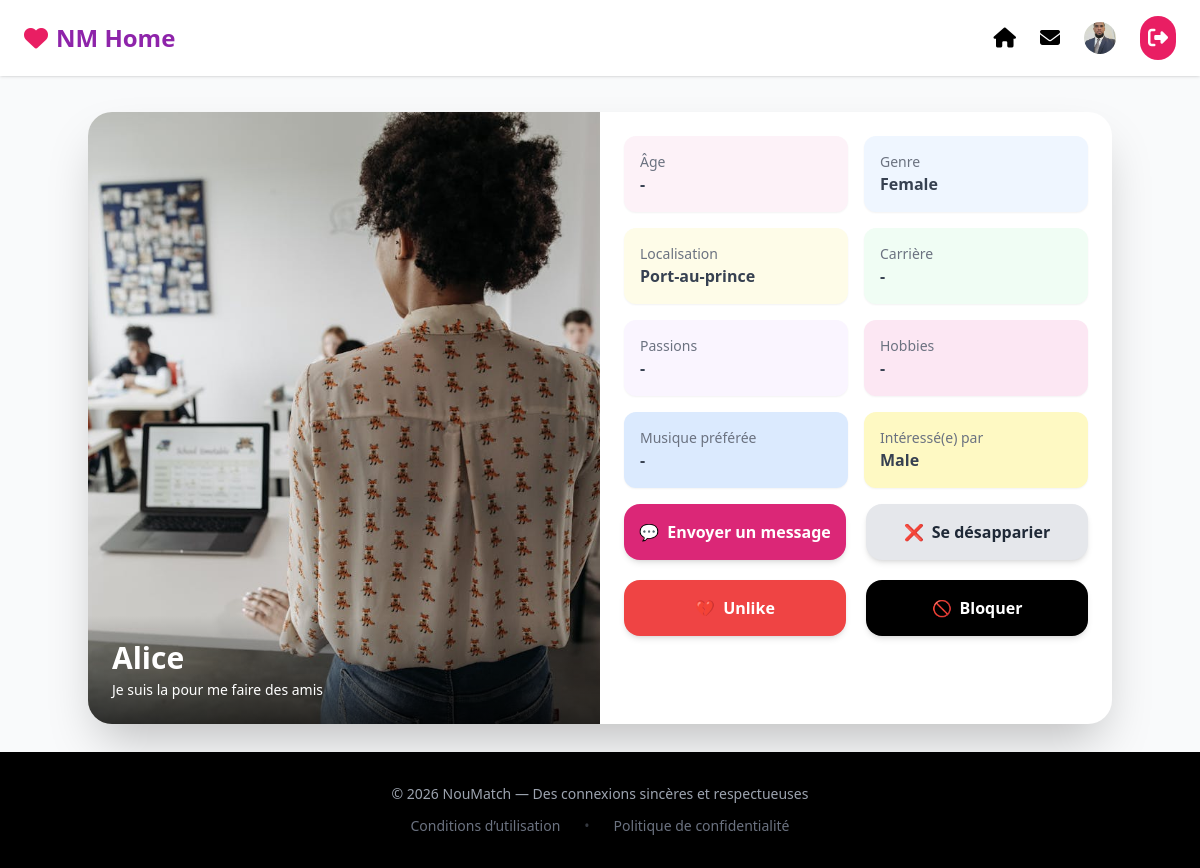
Page /nmdashboard/profil/4/ (signed in) on the committed database.
### users/models.py (models this page shows, shortened)
class User(AbstractBaseUser, PermissionsMixin):
    email = models.EmailField(unique=True)
    username = models.CharField(max_length=30, unique=True)
    bio = models.TextField(blank=True)
    birth_date = models.DateField(null=True, blank=True)
    GENDER_CHOICES = [
        ("male", "Male"),
        ("female", "Female"),
        ("other", "Other"),
    ]
    gender = models.CharField(max_length=10, choices=GENDER_CHOICES, blank=True)
    INTEREST_CHOICES = [
        ("male", "Male"),
        ("female", "Female"),
        ("everyone", "Everyone"),
    ]
    interested_in = models.CharField(max_length=10, choices=INTEREST_CHOICES, blank=True)
    location = models.CharField(max_length=100, blank=True)
    profile_photo = models.ImageField(upload_to="profiles/", blank=True, null=True)
    is_verified = models.BooleanField(default=False)
    height = models.PositiveIntegerField(null=True, blank=True)  # in cm
    passions = models.TextField(blank=True)  # comma separated passions
    career = models.CharField(max_length=100, blank=True)
    education = models.CharField(max_length=100, blank=True)
    hobbies = models.TextField(blank=True)
    favorite_music = models.TextField(blank=True)
    is_active = models.BooleanField(default=True)
    is_staff = models.BooleanField(default=False)
    date_joined = models.DateTimeField(default=timezone.now)
    objects = UserManager()
    USERNAME_FIELD = "email"
    REQUIRED_FIELDS = ["username"]

### nmdashboard/views.py (the view)
# urls.py: path("profil/<int:user_id>/", views.voir_profil, name="voir_profil"),
@login_required
def voir_profil(request, user_id):
    user = get_object_or_404(User, id=user_id)
    age = None
    if user.birth_date:
        today = date.today()
        age = today.year - user.birth_date.year
        if (today.month, today.day) < (user.birth_date.month, user.birth_date.day):
            age -= 1
    hobbies_list = [h.strip() for h in user.hobbies.split(",") if h.strip()]
    passions_list = [p.strip() for p in user.passions.split(",") if p.strip()]
    return render(request, "nmdashboard/voir_profil.html", {
        "profile_suser": user,
        "age": age,
        "hobbies_list": hobbies_list,
        "passions_list": passions_list,
    })

### nmdashboard/context_processors.py (called while the page is built)
def unread_messages(request):
    if request.user.is_authenticated:
        unread_count = Message.objects.filter(receiver=request.user, is_read=False).count()
        latest_messages = Message.objects.filter(receiver=request.user).order_by('-timestamp')[:5]
    else:
        unread_count = 0
        latest_messages = []
    return {
        'unread_messages_count': unread_count,
        'latest_messages': latest_messages,
    }

### nmdashboard/templates/nmdashboard/voir_profil.html (shortened to what this page needs)
{% extends 'nmdashboard/base.html' %}
{% block content %}
<main class="flex-1 pt-28 px-4 mb-7">
  <div class="max-w-5xl mx-auto bg-white rounded-3xl shadow-2xl overflow-hidden flex flex-col lg:flex-row">
    <div class="lg:w-1/2 relative flex-shrink-0">
      {% if profile_suser.profile_photo %}
        <img src="{{ profile_suser.profile_photo.url }}" class="w-full h-full object-cover">
      {% else %}
        <img src="/static/images/default-profile.png" class="w-full h-full object-cover">
      {% endif %}
      <div class="absolute bottom-0 left-0 w-full bg-gradient-to-t from-black/70 via-black/30 to-transparent p-6">
        <h1 class="text-3xl font-bold text-white">{{ profile_suser.username }}</h1>
        {% if profile_suser.bio %}
          <p class="text-white mt-1 text-sm">{{ profile_suser.bio }}</p>
        {% endif %}
      </div>
    </div>
    <div class="lg:w-1/2 p-6 space-y-4">
      <div class="grid grid-cols-2 gap-4 text-gray-700">
        <div class="bg-pink-50 rounded-xl p-4 shadow-sm">
            <p class="text-sm text-gray-500">Âge</p>
            <p class="font-semibold">
                {% if age %}
                {{ age }} ans
                {% else %}
                -
                {% endif %}
            </p>
        </div>
        <div class="bg-blue-50 rounded-xl p-4 shadow-sm">
          <p class="text-sm text-gray-500">Genre</p>
          <p class="font-semibold">{{ profile_suser.get_gender_display }}</p>
        </div>
        <div class="bg-yellow-50 rounded-xl p-4 shadow-sm">
          <p class="text-sm text-gray-500">Localisation</p>
          <p class="font-semibold">{{ profile_suser.location|default:"-" }}</p>
        </div>
        <div class="bg-green-50 rounded-xl p-4 shadow-sm">
          <p class="text-sm text-gray-500">Carrière</p>
          <p class="font-semibold">{{ profile_suser.career|default:"-" }}</p>
        </div>
        <div class="bg-purple-50 rounded-xl p-4 shadow-sm">
          <p class="text-sm text-gray-500">Passions</p>
          <p class="font-semibold">{{ profile_suser.passions|default:"-" }}</p>
        </div>
        <div class="bg-pink-100 rounded-xl p-4 shadow-sm">
          <p class="text-sm text-gray-500">Hobbies</p>
          <p class="font-semibold">{{ profile_suser.hobbies|default:"-" }}</p>
        </div>
        <div class="bg-blue-100 rounded-xl p-4 shadow-sm">
          <p class="text-sm text-gray-500">Musique préférée</p>
          <p class="font-semibold">{{ profile_suser.favorite_music|default:"-" }}</p>
        </div>
        <div class="bg-yellow-100 rounded-xl p-4 shadow-sm">
          <p class="text-sm text-gray-500">Intéressé(e) par</p>
          <p class="font-semibold">{{ profile_suser.get_interested_in_display }}</p>
        </div>
      </div>
    <div class="grid grid-cols-2 gap-5 mt-8">
        <a href=""
        class="flex items-center justify-center gap-2 h-14
                bg-pink-600 text-white rounded-2xl font-semibold
                hover:bg-pink-700 hover:shadow-lg
                transition-all duration-200 shadow-md">
            💬 <span>Envoyer un message</span>
        </a>
        <button
            class="flex items-center justify-center gap-2 h-14
                bg-gray-200 text-gray-800 rounded-2xl font-semibold
                hover:bg-gray-300 hover:shadow-lg
                transition-all duration-200 shadow-md">
            ❌ <span>Se désapparier</span>
        </button>
        <button
            class="flex items-center justify-center gap-2 h-14
                bg-red-500 text-white rounded-2xl font-semibold
                hover:bg-red-600 hover:shadow-lg
                transition-all duration-200 shadow-md">
            💔 <span>Unlike</span>
        </button>
        <button
            class="flex items-center justify-center gap-2 h-14
                bg-black text-white rounded-2xl font-semibold
                hover:bg-gray-900 hover:shadow-lg
                transition-all duration-200 shadow-md">
            🚫 <span>Bloquer</span>
        </button>
    </div>
      <div class="p-6 flex flex-wrap gap-2">
      </div>
    </div>
  </div>
</main>
{% endblock content %}

### nmdashboard/templates/nmdashboard/base.html (shortened to what this page needs)
<!DOCTYPE html>
<html lang="fr">
<head>
<script src="https://cdn.tailwindcss.com"></script>
<link rel="stylesheet" href="https://cdnjs.cloudflare.com/ajax/libs/font-awesome/6.5.0/css/all.min.css">
</head>
<body class="bg-gray-50 min-h-screen flex flex-col">
<header class="fixed w-full bg-white/90 backdrop-blur shadow z-50">
  <div class="max-w-7xl mx-auto flex justify-between items-center px-6 py-4">
    <a href="{% url 'nmdashboard:dashboard' %}" class="flex items-center gap-2">
      <i class="fa-solid fa-heart text-secondary text-2xl"></i>
      <span class="text-2xl font-bold text-primary">NM Home</span>
    </a>
    <nav class="hidden md:flex gap-6 items-center">
      <a href="{% url 'nmdashboard:dashboard' %}">
        <i class="fa-solid fa-house text-xl cursor-pointer"></i>
      </a>
    <div class="relative">
        <button type="button" id="messagesBtn" class="relative">
            <i class="fa-solid fa-envelope text-xl cursor-pointer"></i>
        </button>
    </div>
      <a href="{% url 'nmdashboard:my_profile' %}">
        {% if request.user.profile_photo %}
          <img src="{{ request.user.profile_photo.url }}"
               class="w-8 h-8 rounded-full object-cover cursor-pointer">
        {% else %}
          <i class="fa-solid fa-user text-xl cursor-pointer"></i>
        {% endif %}
      </a>
      <form method="post" action="{% url 'users:logout' %}">
        <button type="submit">
          <i class="fa-solid fa-right-from-bracket text-xl bg-secondary text-white p-2 rounded-full"></i>
        </button>
      </form>
    </nav>
  </div>
</header>
{% block content %}{% endblock content %}
<footer class="bg-black text-gray-400 py-8 text-center text-sm">
  <div class="mb-3">© 2026 NouMatch — Des connexions sincères et respectueuses</div>
  <div class="flex justify-center gap-6 text-gray-500">
    <a href="{% url 'noumatch:term_of_use' %}" class="hover:text-white transition">Conditions d’utilisation</a>
    <span class="opacity-50">•</span>
    <a href="{% url 'noumatch:privacy_policy' %}" class="hover:text-white transition">Politique de confidentialité</a>
  </div>
</footer>
</body>
</html>

### nmdashboard/templates/nmdashboard/base.html (style rules this page uses)
* { scroll-behavior: smooth; }

### rows in the picture
User: user.profile_photo (picture)
User: profile_photo (picture), username "Alice", bio "Je suis la pour me faire des amis", gender "Female", location "Port-au-prince", career "-", passions "-", hobbies "-", favorite_music "-", interested_in "Male"
